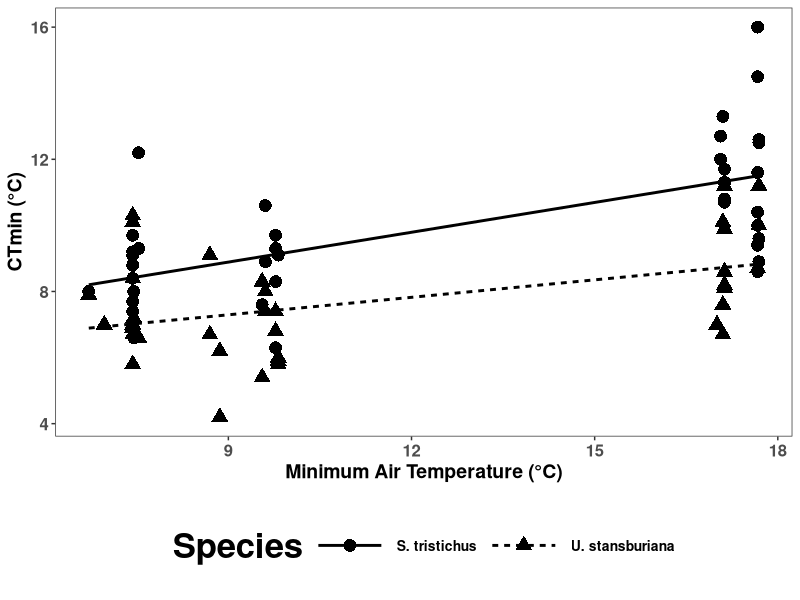
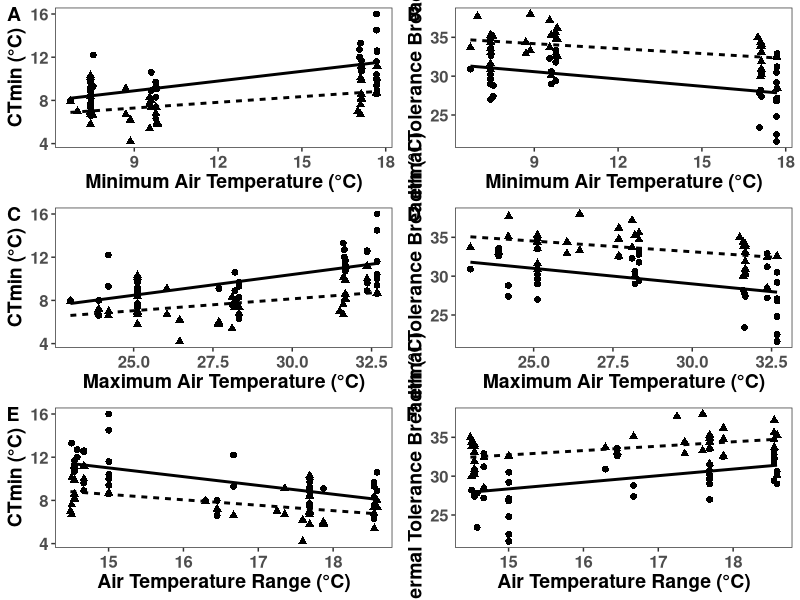
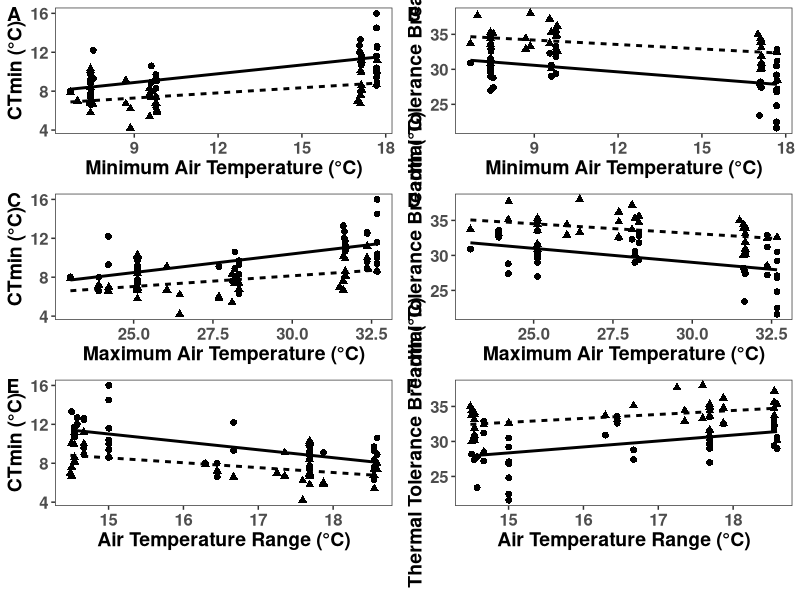
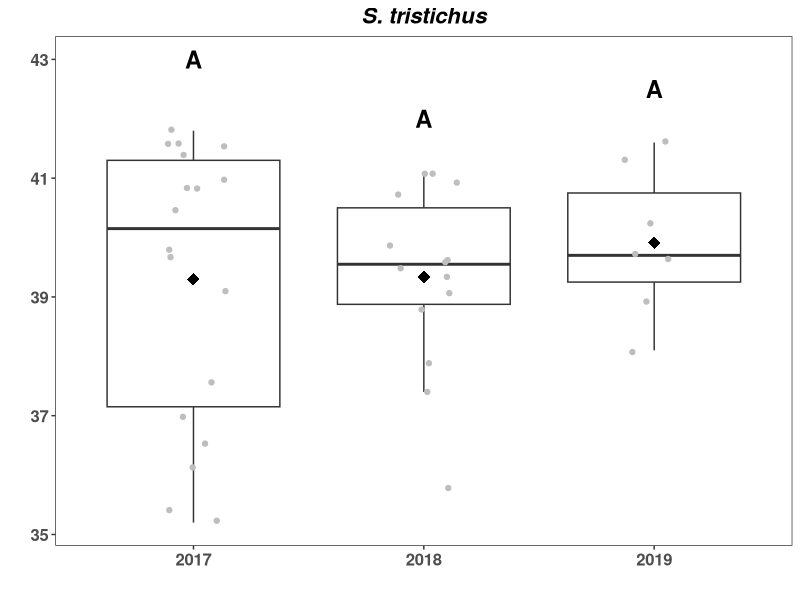
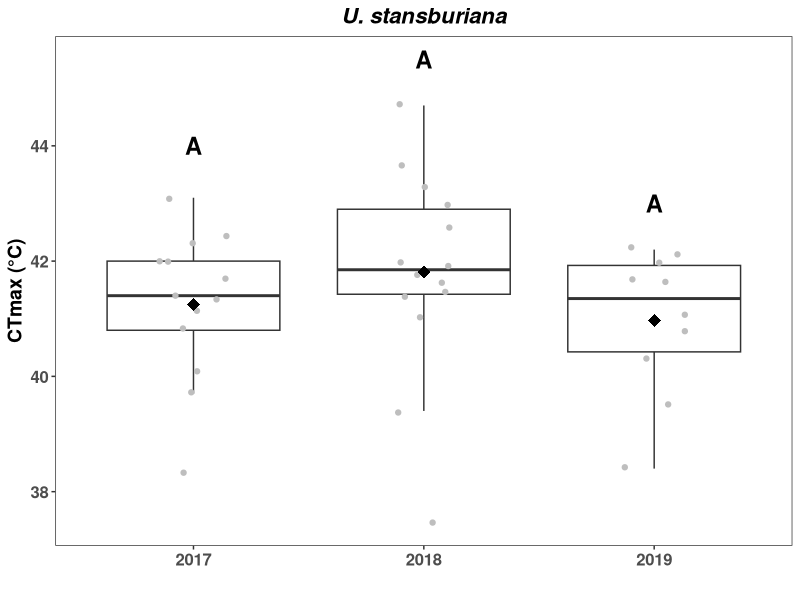
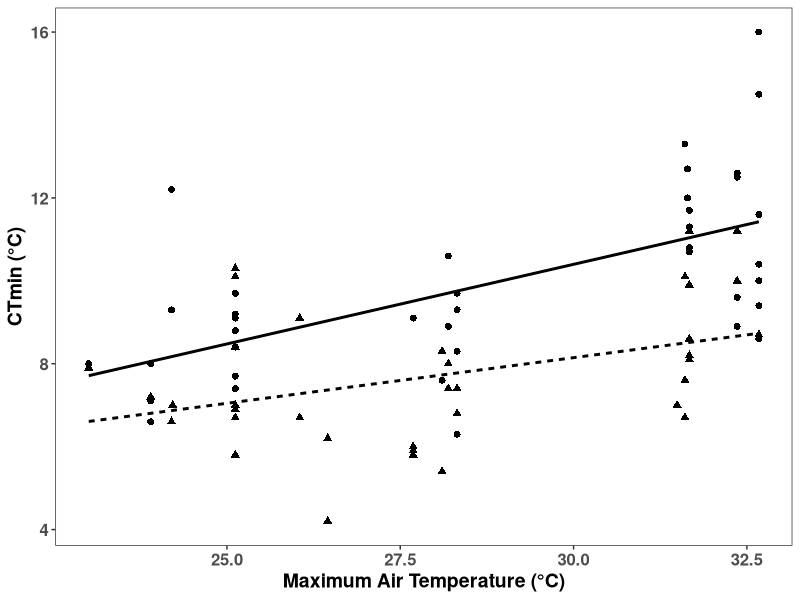
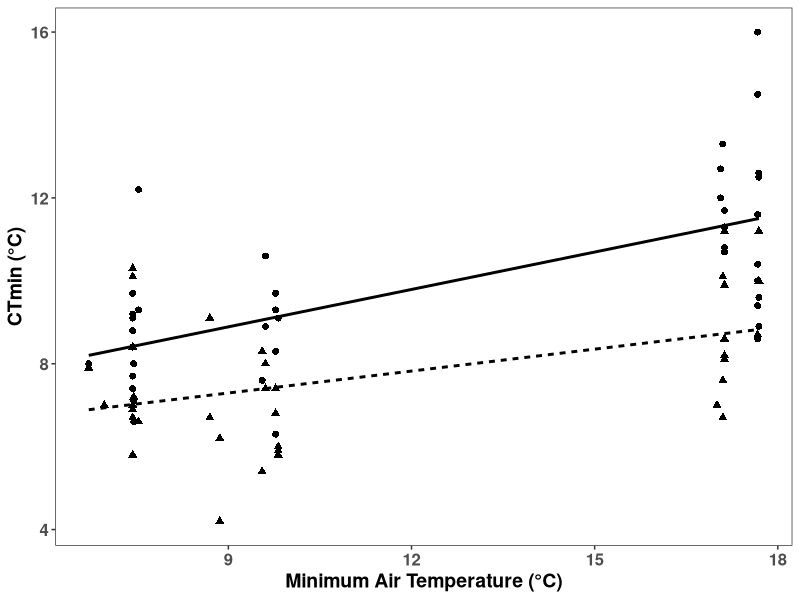
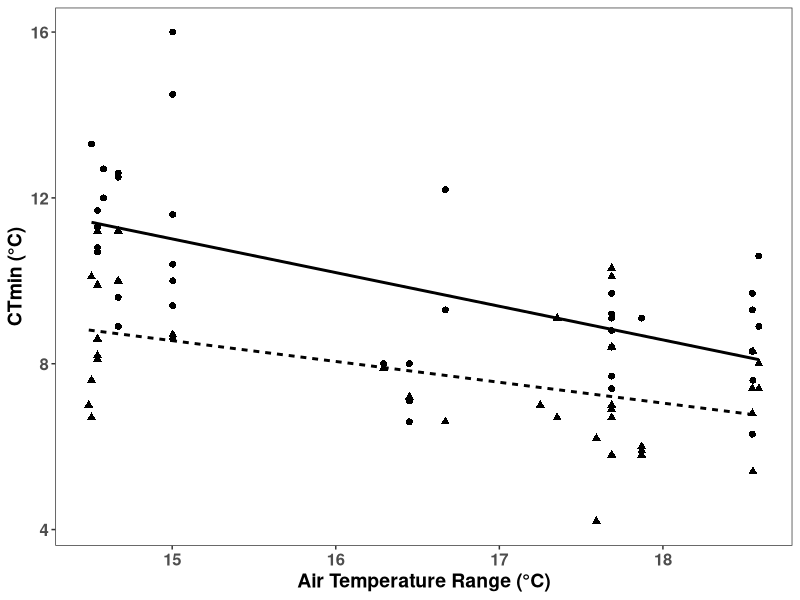

These figures' R source, in order:
setwd("~/Desktop/Research/Dissertation Code and Data/Dissertation-Chapter-1")
library(ggplot2)
library(cowplot)
st.err = function(x) {sd(x)/sqrt(length(x))}

# Datasets ----
## Lizards
lizards<-read.csv("Ch1Lizards.csv")
lizards$date<-as.Date(lizards$date, format="%Y-%m-%d")
lizards$Year<-as.factor(lizards$Year)

## Environmental data from CRC
# Daily values- Used in chapter as of 7/11
CRC.Env=read.table("CRCData2016-2020.txt", header=T, sep=",")
CRC.Env=CRC.Env[,c(1,14,15,16,31,32,33,25)]
CRC.Env$date_time<-as.Date(CRC.Env$date_time, format="%Y-%m-%d")
CRC.Env$Temp_Range<-CRC.Env$airt_max-CRC.Env$airt_min

# Lizard Analyses ----
# Differences between species for Table 1
summary(aov(CTmin~species, data=subset(lizards, Year=="2017")))
summary(aov(CTmin~species, data=subset(lizards, Year=="2018")))
summary(aov(CTmin~species, data=subset(lizards, Year=="2019")))

summary(aov(CTmax~species, data=subset(lizards, Year=="2017")))
summary(aov(CTmax~species, data=subset(lizards, Year=="2018")))
summary(aov(CTmax~species, data=subset(lizards, Year=="2019")))

summary(aov(Tbreadth~species, data=subset(lizards, Year=="2017")))
summary(aov(Tbreadth~species, data=subset(lizards, Year=="2018")))
summary(aov(Tbreadth~species, data=subset(lizards, Year=="2019")))

summary(aov(Tb~species, data=subset(lizards, Year=="2017")))
summary(aov(Tb~species, data=subset(lizards, Year=="2018")))
summary(aov(Tb~species, data=subset(lizards, Year=="2019")))

# Differences among sampling periods
lizards.U<-subset(lizards, species=="U. stansburiana")
lizards.U<-droplevels(lizards.U)
lizards.S<-subset(lizards, species=="S. tristichus")
lizards.S<-droplevels(lizards.S)

# Table 2
aov1.us<-aov(CTmin~Year, lizards.U)
summary(aov1.us)
TukeyHSD(aov1.us)
aov1.st<-aov(CTmin~Year, lizards.S)
summary(aov1.st)
TukeyHSD(aov1.st)
aov2.us<-aov(CTmax~Year, lizards.U)
summary(aov2.us) # NS
aov2.st<-aov(CTmax~Year, lizards.S)
summary(aov2.st) # NS
aov3.us<-aov(Tbreadth~Year, lizards.U)
summary(aov3.us)
TukeyHSD(aov3.us)
aov3.st<-aov(Tbreadth~Year, lizards.S)
summary(aov3.st)
TukeyHSD(aov3.st)
aov4.us<-aov(Tb~Year, lizards.U)
summary(aov4.us) # NS
aov4.st<-aov(Tb~Year, lizards.S)
summary(aov4.st) # NS

## Yearly Environmenal Differences
# Environmental conditions on 15 days before and after median sampling date
med.date<-aggregate(date~Year, median, data=lizards)
med.date$date.past<-med.date$date-15
med.date$date.future<-med.date$date+15

Range.2017<-subset(CRC.Env, date_time >= med.date$date.past[1] & date_time <= med.date$date.future[1])
Range.2017$Year<-as.factor("2017")
Range.2018<-subset(CRC.Env, date_time >= med.date$date.past[2] & date_time <= med.date$date.future[2])
Range.2018$Year<-as.factor("2018")
Range.2019<-subset(CRC.Env, date_time >= med.date$date.past[3] & date_time <= med.date$date.future[3])
Range.2019$Year<-as.factor("2019")
YearlyRange<-rbind(Range.2017,Range.2018,Range.2019)

# Comparison of temperature range (TAmax-TAmin)
aov5<-aov(Temp_Range~Year, data=YearlyRange)
summary(aov5)
TukeyHSD(aov5)

## Correlations
List = list()
for(i in 1:length(lizards$id)){
  ind.data = lizards[i,]
  
  dat.min.30 = ind.data$date-30
  
  sub.data = subset(CRC.Env, date_time >= dat.min.30 & date_time < ind.data$date)
  
  TAavg = mean(sub.data$airt_avg)
  TAmin = mean(sub.data$airt_min)
  TAmax = mean(sub.data$airt_max)
  TArange = mean(sub.data$Temp_Range)
  
  List[[length(List)+1]] = data.frame(id = ind.data$id, TAavg = TAavg, TAmin = TAmin, TAmax = TAmax, TArange = TArange, Date = ind.data$date, Date.30 = dat.min.30)
}
List = plyr::ldply(List)

lizards1<-merge(lizards,List, by="id")
colnames(lizards1)[2]<-"Species"
lizards1.U<-subset(lizards1, Species=="U. stansburiana")
lizards1.S<-subset(lizards1, Species=="S. tristichus")

# TAmin
cor.test(lizards1.U$TAmin, lizards1.U$CTmin, method="pearson")
cor.test(lizards1.U$TAmin, lizards1.U$CTmax, method="pearson")
cor.test(lizards1.U$TAmin, lizards1.U$Tbreadth, method="pearson")
cor.test(lizards1.U$TAmin, lizards1.U$Tb, method="pearson")

cor.test(lizards1.S$TAmin, lizards1.S$CTmin, method="pearson")
cor.test(lizards1.S$TAmin, lizards1.S$CTmax, method="pearson")
cor.test(lizards1.S$TAmin, lizards1.S$Tbreadth, method="pearson")
cor.test(lizards1.S$TAmin, lizards1.S$Tb, method="pearson")

# TAmax
cor.test(lizards1.U$TAmax, lizards1.U$CTmin, method="pearson")
cor.test(lizards1.U$TAmax, lizards1.U$CTmax, method="pearson")
cor.test(lizards1.U$TAmax, lizards1.U$Tbreadth, method="pearson")
cor.test(lizards1.U$TAmax, lizards1.U$Tb, method="pearson")

cor.test(lizards1.S$TAmax, lizards1.S$CTmin, method="pearson")
cor.test(lizards1.S$TAmax, lizards1.S$CTmax, method="pearson")
cor.test(lizards1.S$TAmax, lizards1.S$Tbreadth, method="pearson")
cor.test(lizards1.S$TAmax, lizards1.S$Tb, method="pearson")

# TArange
cor.test(lizards1.U$TArange, lizards1.U$CTmin, method="pearson")
cor.test(lizards1.U$TArange, lizards1.U$CTmax, method="pearson")
cor.test(lizards1.U$TArange, lizards1.U$Tbreadth, method="pearson")
cor.test(lizards1.U$TArange, lizards1.U$Tb, method="pearson")

cor.test(lizards1.S$TArange, lizards1.S$CTmin, method="pearson")
cor.test(lizards1.S$TArange, lizards1.S$CTmax, method="pearson")
cor.test(lizards1.S$TArange, lizards1.S$Tbreadth, method="pearson")
cor.test(lizards1.S$TArange, lizards1.S$Tb, method="pearson")

## Figures ----
# Figure 1
Yearly.mean<-aggregate(Temp_Range~Year, mean, data=YearlyRange)
Yearly.se<-aggregate(Temp_Range~Year, st.err, data=YearlyRange)
YearlyMeanData<-cbind(Yearly.mean,Yearly.se$Temp_Range)
colnames(YearlyMeanData)<-c("Year","Mean","SE")

fig1.box<-ggplot(data=YearlyRange, aes(x=Year, y=Temp_Range))+
  geom_boxplot(outlier.shape=NA)+
  geom_point(position=position_jitter(seed=2,width=0.15), color="gray")+
  geom_point(data=YearlyMeanData, aes(x=Year, y=Mean), size=4, shape=18)+
  theme_bw()+
  theme(axis.title.x=element_blank())+
  theme(panel.grid.major=element_line(colour="#FFFFFF"),panel.grid.minor=element_line(colour="#FFFFFF"))+
  theme(axis.text=element_text(size=12,face="bold"), axis.title=element_text(size=14,face="bold"))+
  theme(legend.position="")+
  xlab("")+
  ylab("Air Temperature Range (°C)")+
  annotate("text",
           x = c(1, 2, 3),
           y = c(23, 25, 25.8),
           label = c("A", "B", "B"), fontface="bold",
           size=6)
#ggsave("Fig1box.jpeg", plot=fig1.box, height=5, width=5)

# Figure 2
a<-aggregate(cbind(CTmin,Tbreadth,CTmax)~Year+species, mean, data=lizards)
b<-aggregate(cbind(CTmin,Tbreadth,CTmax)~Year+species, st.err, data=lizards)
c<-cbind(a,b$CTmin,b$Tbreadth,b$CTmax)
colnames(c)<-c("Year","Species","CTmin","Tbreadth","CTmax","CTmin.se","Tbreadth.se","CTmax.se")

c.us<-subset(c, Species=="U. stansburiana")
c.us<-droplevels(c.us)
c.st<-subset(c, Species=="S. tristichus")
c.st<-droplevels(c.st)

fig2A.box<-ggplot(data=lizards.U, aes(x=Year, y=CTmin))+
  geom_boxplot(outlier.shape=NA)+ # including outlier.shape=NA removes the outlier symbol so the jitter doesn't add extra points.
  geom_point(position=position_jitter(seed=2,width=0.15), color="gray")+
  geom_point(data=c.us, aes(x=Year, y=CTmin), size=4, shape=18)+
  theme_bw()+
  theme(panel.grid.major=element_line(colour="#FFFFFF"),panel.grid.minor=element_line(colour="#FFFFFF"))+
  theme(legend.position="")+
  labs(title="U. stansburiana")+
  theme(plot.title = element_text(size=16, face="bold.italic", hjust=0.5))+
  theme(axis.title.x=element_blank(),
        axis.text.x=element_blank(),
        axis.ticks.x=element_blank())+
  theme(axis.text=element_text(size=12,face="bold"), axis.title=element_text(size=14,face="bold"))+
  theme(legend.position="")+
  annotate("text",
           x = c(1, 2, 3),
           y = c(12, 11.3, 10),
           label = c("A", "B", "B"), fontface="bold",
           size=6)+
  xlab("")+
  ylab("CTmin (°C)")

fig2B.box<-ggplot(data=lizards.S, aes(x=Year, y=CTmin))+
  geom_boxplot(outlier.shape=NA)+ 
  geom_point(position=position_jitter(seed=2,width=0.15), color="gray")+
  geom_point(data=c.st, aes(x=Year, y=CTmin), size=4, shape=18)+
  theme_bw()+
  theme(panel.grid.major=element_line(colour="#FFFFFF"),panel.grid.minor=element_line(colour="#FFFFFF"))+
  theme(legend.position="")+
  labs(title="S. tristichus")+
  theme(plot.title = element_text(size=16, face="bold.italic", hjust=0.5))+
  theme(axis.title.x=element_blank(),
        axis.text.x=element_blank(),
        axis.ticks.x=element_blank())+
  theme(axis.text=element_text(size=12,face="bold"), axis.title=element_text(size=14,face="bold"))+
  theme(legend.position="")+
  annotate("text",
           x = c(1, 2, 3),
           y = c(16.5, 11.3, 13.1),
           label = c("A", "B", "B"), fontface="bold",
           size=6)+
  xlab("")+
  ylab("")

fig2C.box<-ggplot(data=lizards.U, aes(x=Year, y=Tbreadth))+
  geom_boxplot(outlier.shape=NA)+ 
  geom_point(position=position_jitter(seed=2,width=0.15), color="gray")+
  geom_point(data=c.us, aes(x=Year, y=Tbreadth), size=4, shape=18)+
  theme_bw()+
  theme(panel.grid.major=element_line(colour="#FFFFFF"),panel.grid.minor=element_line(colour="#FFFFFF"))+
  theme(legend.position="")+
  theme(plot.title = element_text(size=16, face="bold.italic", hjust=0.5))+
  theme(axis.title.x=element_blank())+
  theme(axis.text=element_text(size=12,face="bold"), axis.title=element_text(size=14,face="bold"))+
  theme(legend.position="")+
  annotate("text",
           x = c(1, 2, 3),
           y = c(36, 38.5, 38.7),
           label = c("A", "B", "B"), fontface="bold",
           size=6)+
  xlab("")+
  ylab("Thermal Tolerance Breadth (°C)")

fig2D.box<-ggplot(data=lizards.S, aes(x=Year, y=Tbreadth))+
  geom_boxplot(outlier.shape=NA)+ 
  geom_point(position=position_jitter(seed=2,width=0.15), color="gray")+
  geom_point(data=c.st, aes(x=Year, y=Tbreadth), size=4, shape=18)+
  theme_bw()+
  theme(panel.grid.major=element_line(colour="#FFFFFF"),panel.grid.minor=element_line(colour="#FFFFFF"))+
  theme(legend.position="")+
  theme(plot.title = element_text(size=16, face="bold.italic", hjust=0.5))+
  theme(axis.title.x=element_blank())+
  theme(axis.text=element_text(size=12,face="bold"), axis.title=element_text(size=14,face="bold"))+
  theme(legend.position="")+
  annotate("text",
           x = c(1, 2, 3),
           y = c(34, 34.4, 34.4),
           label = c("A", "B", "B"), fontface="bold",
           size=6)+
  xlab("")+
  ylab("")

# Make Panel
Fig2.box=plot_grid(fig2A.box, fig2B.box, fig2C.box, fig2D.box,
                   labels = "AUTO", ncol = 2, align="v")
#ggsave("Fig2box.jpeg", width=7, height=8, plot=Fig2.box)

# Figure 3
# Legend
CorrelationLegend<-ggplot(data=lizards1, aes(x=TAmin, y=CTmin, group=Species, shape=Species))+
  geom_point(size=4)+
  geom_smooth(aes(linetype=Species), method='lm', formula= y~x, se=F, color="black")+
  theme_bw()+
  theme(panel.grid.major=element_line(colour="#FFFFFF"),panel.grid.minor=element_line(colour="#FFFFFF"))+
  theme(axis.text=element_text(size=12,face="bold"), axis.title=element_text(size=14,face="bold"))+
  theme(legend.position="bottom",
        legend.key.size = unit(2, 'cm'),
        legend.title = element_text(size=25, face="bold"),
        legend.text = element_text(size=10, face="bold"))+
  xlab("Minimum Air Temperature (°C)")+
  ylab("CTmin (°C)")

CTminxTAmin<-ggplot(data=lizards1, aes(x=TAmin, y=CTmin, group=Species, shape=Species))+
  geom_point(size=2)+
  geom_smooth(aes(linetype=Species), method='lm', formula= y~x, se=F, color="black")+
  theme_bw()+
  theme(panel.grid.major=element_line(colour="#FFFFFF"),panel.grid.minor=element_line(colour="#FFFFFF"))+
  theme(axis.text=element_text(size=12,face="bold"), axis.title=element_text(size=14,face="bold"))+
  theme(legend.position="")+
  xlab("Minimum Air Temperature (°C)")+
  ylab("CTmin (°C)")
TbreadthxTAmin<-ggplot(data=lizards1, aes(x=TAmin, y=Tbreadth, group=Species, shape=Species))+
  geom_point(size=2)+
  geom_smooth(aes(linetype=Species), method='lm', formula= y~x, se=F, color="black")+
  theme_bw()+
  theme(panel.grid.major=element_line(colour="#FFFFFF"),panel.grid.minor=element_line(colour="#FFFFFF"))+
  theme(axis.text=element_text(size=12,face="bold"), axis.title=element_text(size=14,face="bold"))+
  theme(legend.position="")+
  xlab("Minimum Air Temperature (°C)")+
  ylab("Thermal Tolerance Breadth (°C)")

CTminxTAmax<-ggplot(data=lizards1, aes(x=TAmax, y=CTmin, group=Species, shape=Species))+
  geom_point(size=2)+
  geom_smooth(aes(linetype=Species), method='lm', formula= y~x, se=F, color="black")+
  theme_bw()+
  theme(panel.grid.major=element_line(colour="#FFFFFF"),panel.grid.minor=element_line(colour="#FFFFFF"))+
  theme(axis.text=element_text(size=12,face="bold"), axis.title=element_text(size=14,face="bold"))+
  theme(legend.position="")+
  xlab("Maximum Air Temperature (°C)")+
  ylab("CTmin (°C)")
TbreadthxTAmax<-ggplot(data=lizards1, aes(x=TAmax, y=Tbreadth, group=Species, shape=Species))+
  geom_point(size=2)+
  geom_smooth(aes(linetype=Species), method='lm', formula= y~x, se=F, color="black")+
  theme_bw()+
  theme(panel.grid.major=element_line(colour="#FFFFFF"),panel.grid.minor=element_line(colour="#FFFFFF"))+
  theme(axis.text=element_text(size=12,face="bold"), axis.title=element_text(size=14,face="bold"))+
  theme(legend.position="")+
  xlab("Maximum Air Temperature (°C)")+
  ylab("Thermal Tolerance Breadth (°C)")

CTminxTArange<-ggplot(data=lizards1, aes(x=TArange, y=CTmin, group=Species, shape=Species))+
  geom_point(size=2)+
  geom_smooth(aes(linetype=Species), method='lm', formula= y~x, se=F, color="black")+
  theme_bw()+
  theme(panel.grid.major=element_line(colour="#FFFFFF"),panel.grid.minor=element_line(colour="#FFFFFF"))+
  theme(axis.text=element_text(size=12,face="bold"), axis.title=element_text(size=14,face="bold"))+
  theme(legend.position="")+
  xlab("Air Temperature Range (°C)")+
  ylab("CTmin (°C)")
TbreadthxTArange<-ggplot(data=lizards1, aes(x=TArange, y=Tbreadth, group=Species, shape=Species))+
  geom_point(size=2)+
  geom_smooth(aes(linetype=Species), method='lm', formula= y~x, se=F, color="black")+
  theme_bw()+
  theme(panel.grid.major=element_line(colour="#FFFFFF"),panel.grid.minor=element_line(colour="#FFFFFF"))+
  theme(axis.text=element_text(size=12,face="bold"), axis.title=element_text(size=14,face="bold"))+
  theme(legend.position="")+
  xlab("Air Temperature Range (°C)")+
  ylab("Thermal Tolerance Breadth (°C)")

# Make Panel
c.legend=get_legend(CorrelationLegend)
correlations=plot_grid(CTminxTAmin, TbreadthxTAmin, CTminxTAmax, TbreadthxTAmax, CTminxTArange, TbreadthxTArange,
                       labels = "AUTO", ncol = 2, nrow=3, align="v")
correlations1=plot_grid(correlations,c.legend, ncol = 1, rel_heights = c(2,.15))
#ggsave("Correlations.png", height=13, width=10, plot=correlations1)

## Supplemental Figure ----
# Supplemental figure- Not in text
CTmax.Us<-ggplot(data=lizards.U, aes(x=Year, y=CTmax))+ 
  geom_boxplot(outlier.shape=NA)+ 
  geom_point(position=position_jitter(seed=2,width=0.15), color="gray")+
  geom_point(data=c.us, aes(x=Year, y=CTmax), size=4, shape=18)+
  theme_bw()+
  theme(panel.grid.major=element_line(colour="#FFFFFF"),panel.grid.minor=element_line(colour="#FFFFFF"))+
  theme(legend.position="")+
  labs(title="U. stansburiana")+
  theme(plot.title = element_text(size=16, face="bold.italic", hjust=0.5))+
  theme(axis.text=element_text(size=12,face="bold"), axis.title=element_text(size=14,face="bold"))+
  theme(legend.position="")+
  annotate("text",
           x = c(1, 2, 3),
           y = c(44, 45.5, 43),
           label = c("A", "A", "A"), fontface="bold",
           size=6)+
  xlab("")+
  ylab("CTmax (°C)")
#ggsave("CTmaxUs.jpeg", width=5, height=5, plot=CTmax.Us)

# Supplemental figure- Not in text
CTmax.St<-ggplot(data=lizards.S, aes(x=Year, y=CTmax))+ 
  geom_boxplot(outlier.shape=NA)+ 
  geom_point(position=position_jitter(seed=2,width=0.15), color="gray")+
  geom_point(data=c.st, aes(x=Year, y=CTmax), size=4, shape=18)+
  theme_bw()+
  theme(panel.grid.major=element_line(colour="#FFFFFF"),panel.grid.minor=element_line(colour="#FFFFFF"))+
  theme(legend.position="")+
  labs(title="S. tristichus")+
  theme(plot.title = element_text(size=16, face="bold.italic", hjust=0.5))+
  theme(axis.text=element_text(size=12,face="bold"), axis.title=element_text(size=14,face="bold"))+
  theme(legend.position="")+
  annotate("text",
           x = c(1, 2, 3),
           y = c(43, 42, 42.5),
           label = c("A", "A", "A"), fontface="bold",
           size=6)+
  xlab("")+
  ylab("")
#ggsave("CTmaxSt.jpeg", width=5, height=5, plot=CTmax.St)
